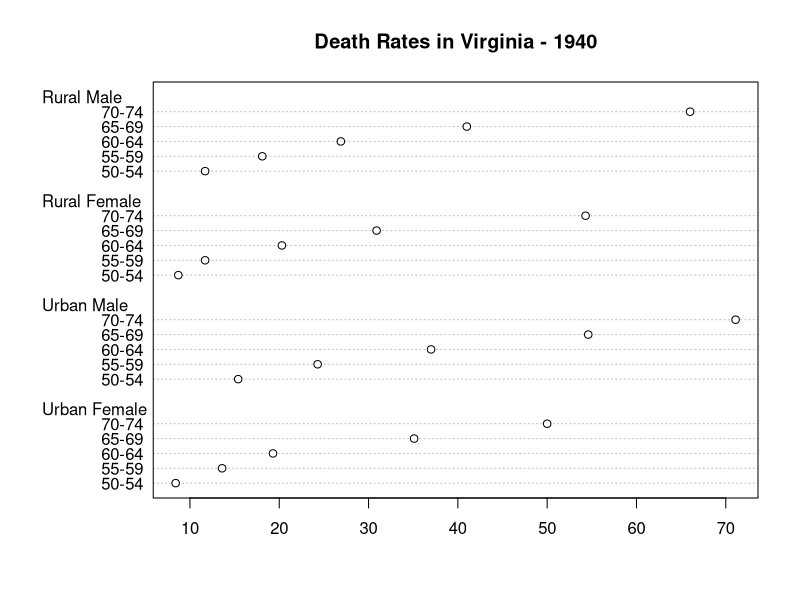
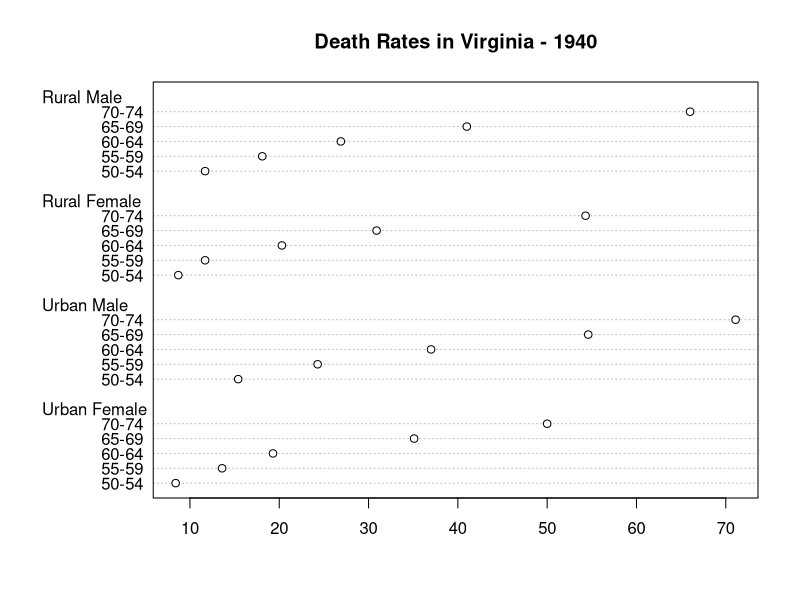

The R source for these figures, in order:
#' Here's some prose in a very special comment. Let's summarize the built-in
#' dataset `VADeaths`.
## here is a regular code comment, that will remain as such
summary(VADeaths)

#' Here's some more prose. I can use usual markdown syntax to make things
#' **bold** or *italics*. Let's use an example from the `dotchart()` help to
#' make a Cleveland dot plot from the `VADeaths` data. I even bother to name
#' this chunk, so the resulting PNG has a decent name.
#+ dotchart
dotchart(VADeaths, main = "Death Rates in Virginia - 1940")

#' ---
#' title: "R scripts can be rendered!"
#' author: "Jenny Bryan"
#' date: "April 1, 2014"
#' output: github_document
#' ---
#'
#' Here's some prose in a very special comment. Let's summarize the built-in
#' dataset `VADeaths`.
## here is a regular code comment, that will remain as such
summary(VADeaths)

#' Here's some more prose. I can use usual markdown syntax to make things
#' **bold** or *italics*. Let's use an example from the `dotchart()` help to
#' make a Cleveland dot plot from the `VADeaths` data. I even bother to name
#' this chunk, so the resulting PNG has a decent name.
#+ dotchart
dotchart(VADeaths, main = "Death Rates in Virginia - 1940")